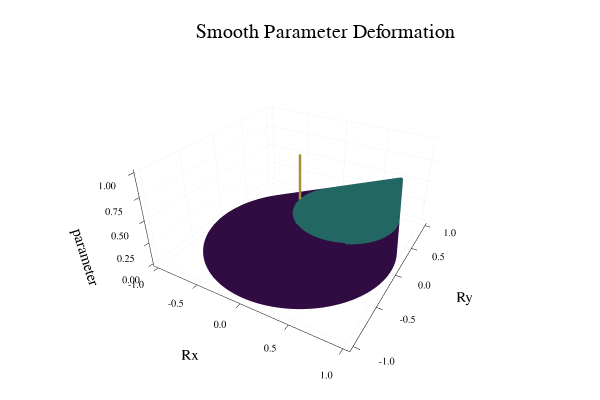

This figure's notebook cell:
### Code cell
plot(legend=:false)
for t = range(0,stop=1,length=100)
    if t<.5
        plot!(Rx.(ks,t,1-t),Ry.(ks,1-t),t*ones(length(ks)),
        color=colorant"#310c43",linewidth=5)
    else
        plot!(Rx.(ks,t,1-t),Ry.(ks,1-t),t*ones(length(ks)),
        color=colorant"#226764",linewidth=5)
    end
end
plot!([0,0],[0,0],[0,1],color=colorant"#aa8e39",linewidth=5)
plot!(title="Smooth Parameter Deformation",xlabel="Rx",ylabel="Ry",zlabel="parameter")
